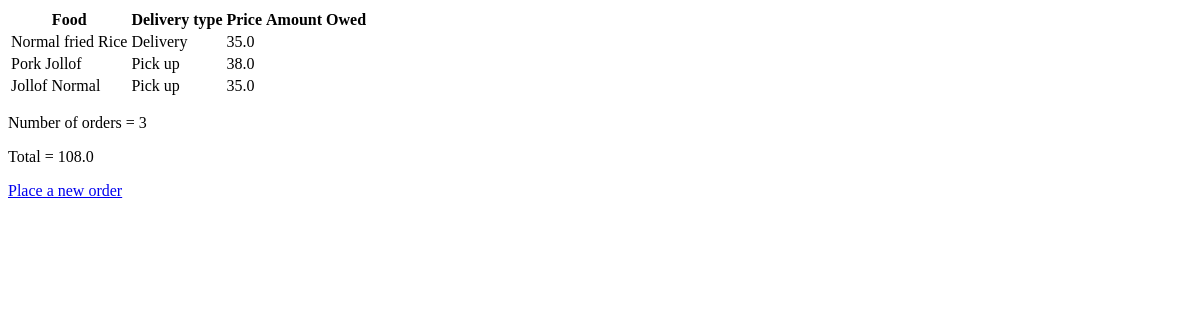
Page /postget/customers/Yaw D on the earlier database version.
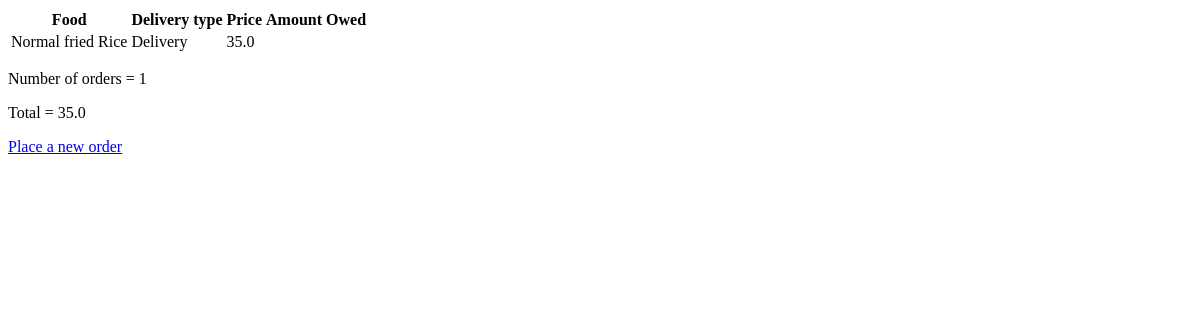
Same page on the later database version.
### postget/models.py (models this page shows, shortened)
class Order(models.Model):
    locs = (
        ('Bantama', 'Bantama'),
        ('Santasi', 'Santasi'),
        ('Abrepo', 'Abrepo'),
        ('North', 'North'),
        ('South', 'South'),
        )
    category = (
        ('Pick up', 'Pick up'),
        ('Delivery', 'Delivery')
        )
    customer_name = models.ForeignKey(Customer, null=True, on_delete=models.SET_NULL)
    food = models.ForeignKey(Food, null=True, on_delete=models.SET_NULL)
    location = models.CharField(max_length=150, null=True, choices=locs)
    invoice = models.CharField(max_length=150, null=True)
    delivery = models.CharField(max_length=150, null=True, choices=category)

class Food(models.Model):
    name = models.CharField(max_length=200, null=True)
    price = models.FloatField(null=True)
    description = models.CharField(max_length=250, null=True, blank=True)
    date_created = models.DateField(auto_now_add=True, null=True)
    tag = models.ManyToManyField(Tag)
    def __str__(self):
        return self.name

### postget/views.py (the view)
# urls.py: path('customers/<str:name>', views.customers, name='customers'),
def customers(request, name):
    customer = Customer.objects.get(name=name)
    orders = customer.order_set.all()
    total = sum([i.food.price for i in orders])
    context = {'orders':orders, 'total':total, 'customer':customer}
    return render(request, 'customers.html', context)

### postget/models.py (called while the page is built)
    def __str__(self):
        return self.name

### postget/templates/customers.html
<table>
    <tr>
        <th>Food</th>
        <th>Delivery type</th>
        <th>Price</th>
        <th>Amount Owed</th>
    </tr>
    {% for order in orders %}
    <tr>
        <td>{{order.food}}</td>
        <td>{{order.delivery}}</td>
        <td>{{order.food.price}}</td>
    </tr>
    {% endfor %}
</table>
<p>Number of orders = {{orders.count}}</p>
<p>Total = {{total}}</p>
<a href="{% url 'create_order' customer %}">
    <p>Place a new order</p>
</a>

Differences in the rows shown:
removed Order: food "Pork Jollof", delivery "Pick up", food.price "38.0"
removed Order: food "Jollof Normal", delivery "Pick up", food.price "35.0"
Other differences:
{{ orders.count }}: "3" → "1"
{{ total }}: "108.0" → "35.0"
